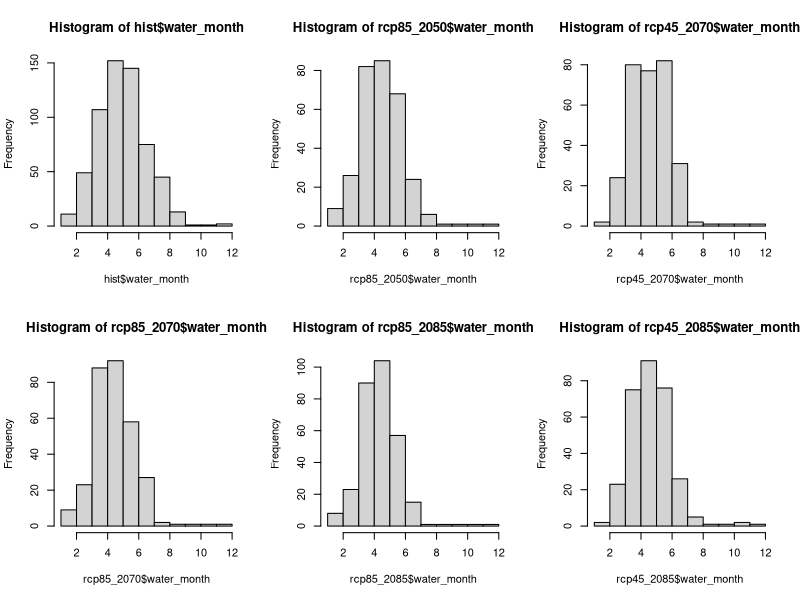
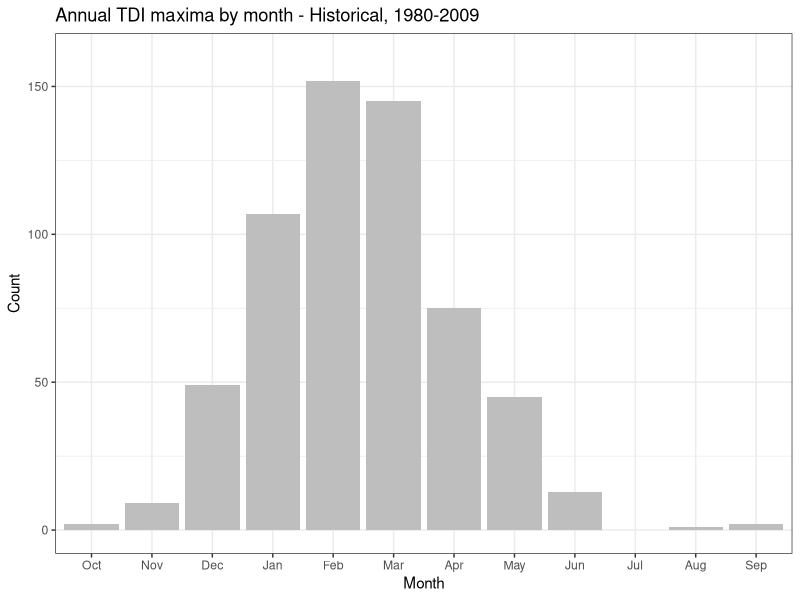

R code for these plots, in order: (Note: this script raises an error after producing the figures.)
## ---- chunk 1
knitr::opts_chunk$set(echo = TRUE)
## ---- chunk 2

library(tidyverse)
library(ggpubr)
library(here)


# Add column for water year and water month (Oct = 1, Nov = 2 etc.)
# Add in missing month data where necessary

may <- c(0, NA, NA, NA, 5, 1)
jun <- c(0, NA, NA, NA, 6, 1)
jul <- c(0, NA, NA, NA, 7, 1)
aug <- c(0, NA, NA, NA, 8, 1)
sep <- c(0, NA, NA, NA, 9, 1)
oct <- c(0, NA, NA, NA, 10, 1)
nov <- c(0, NA, NA, NA, 11, 1)


hist <- read_csv(here("tdi/tdi_historical.csv")) %>%
  na.omit() %>%
  rbind(jul) %>% 
  mutate(water_year = ifelse(Month>9, Year+1, Year)) %>% 
  mutate(water_month = ifelse(Month<10, Month+3, ifelse(Month>9, Month-9, Month))) %>% 
  mutate(month_name = month.abb[Month])
  

rcp85_2050 <- read.csv(here("tdi/tdi_2050_RCP85.csv"),  na = c("", "NA")) %>%
  na.omit() %>% 
  rbind(jul) %>% 
  rbind(aug) %>% 
  rbind(sep) %>% 
  rbind(oct) %>% 
  mutate(water_year = ifelse(Month>9, Year+1, Year)) %>% 
  mutate(water_month = ifelse(Month<10, Month+3, ifelse(Month>9, Month-9, Month))) %>% 
  mutate(month_name = month.abb[Month])


rcp85_2085 <- read_csv(here("tdi/tdi_2085_RCP85.csv"), skip_empty_rows = TRUE) %>%
  na.omit() %>%
  rbind(may) %>% 
  rbind(jun) %>% 
  mutate(water_year = ifelse(Month>9, Year+1, Year)) %>% 
  mutate(water_month = ifelse(Month<10, Month+3, ifelse(Month>9, Month-9, Month))) %>% 
  mutate(month_name = month.abb[Month])


rcp45_2085 <- read_csv(here("tdi/tdi_2085_RCP45.csv"), skip_empty_rows = TRUE) %>%
  na.omit() %>% 
  rbind(jul) %>% 
  rbind(oct) %>% 
  rbind(nov) %>% 
  mutate(water_year = ifelse(Month>9, Year+1, Year)) %>% 
  mutate(water_month = ifelse(Month<10, Month+3, ifelse(Month>9, Month-9, Month))) %>% 
  mutate(month_name = month.abb[Month])


rcp45_2070 <- read_csv(here("tdi/tdi_2070_RCP45.csv"), skip_empty_rows = TRUE) %>%
  na.omit() %>% 
  rbind(jul) %>% 
  rbind(oct) %>% 
  mutate(water_year = ifelse(Month>9, Year+1, Year)) %>% 
  mutate(water_month = ifelse(Month<10, Month+3, ifelse(Month>9, Month-9, Month))) %>% 
  mutate(month_name = month.abb[Month])


rcp85_2070 <- read_csv(here("tdi/tdi_2070_RCP85.csv"), skip_empty_rows = TRUE) %>%
  na.omit() %>% 
  rbind(jul) %>% 
  rbind(aug) %>% 
  rbind(oct) %>% 
  mutate(water_year = ifelse(Month>9, Year+1, Year)) %>% 
  mutate(water_month = ifelse(Month<10, Month+3, ifelse(Month>9, Month-9, Month))) %>% 
  mutate(month_name = month.abb[Month])




## ---- chunk 3

par(mfrow = c(2, 3))

hist(hist$water_month)

hist(rcp85_2050$water_month)

hist(rcp45_2070$water_month)

hist(rcp85_2070$water_month)

hist(rcp85_2085$water_month)

hist(rcp45_2085$water_month)



# All scenarios appear to show the same trend; distributions are not normal


## ---- chunk 4

# Tally maxima for each month and create bar plot
# Add line of data for summer month(s) where none exist, when necessary



hist_plot <- hist %>%
  group_by(Month, water_month, month_name) %>% 
  tally() %>%
  mutate(n = ifelse(Month==7, 0, n)) %>% # set july data to 0 
  ggplot(aes(reorder(month_name, water_month), n)) + 
  geom_col(fill = "gray") +
  ylim(0, 160) +
  xlab("Month") +
  ylab("Count") +
  ggtitle("Annual TDI maxima by month - Historical, 1980-2009") +
  theme_bw() +
  ggsave(here("tdi/figures/historical.png"))

  
rcp45_2070_plot <- rcp45_2070 %>%
  group_by(Month, water_month, month_name) %>% 
  tally() %>% 
  mutate(n = ifelse(Month==7, 0, ifelse(Month==10, 0, n))) %>% # set july and october data to 0
  ggplot(aes(reorder(month_name, water_month), n)) + 
  geom_col(fill = "gray") +
  ylim(0, 110) +
  xlab("Month") +
  ylab("Count") +
  ggtitle("Annual TDI maxima by month - RCP 4.5, 2055-2084") +
  theme_bw() +
  ggsave(here("tdi/figures/rcp45_2070.png"))
  
rcp45_2085_plot <- rcp45_2085 %>%
  group_by(Month, water_month, month_name) %>% 
  tally() %>% 
  mutate(n = ifelse(Month==7, 0, ifelse(Month==10, 0, ifelse(Month==11, 0, n)))) %>% # set july, october and nov data to 0 
  ggplot(aes(reorder(month_name, water_month), n)) + 
  geom_col(fill = "gray") +
  ylim(0, 110) +
  xlab("Month") +
  ylab("Count") +
  ggtitle("Annual TDI maxima by month - RCP 4.5, 2070-2099") +
  theme_bw() +
  ggsave(here("tdi/figures/rcp45_2085.png"))

rcp85_2050_plot <- rcp85_2050 %>%
  group_by(Month, water_month, month_name) %>% 
  tally() %>% 
  mutate(n = ifelse(Month==7, 0, ifelse(Month==8, 0, ifelse(Month==9, 0, ifelse(Month==10, 0, n))))) %>% # set july, aug, sep and oct data to 0 
  ggplot(aes(reorder(month_name, water_month), n)) + 
  geom_col(fill = "gray") +
  ylim(0, 110) +
  xlab("Month") +
  ylab("Count") +
  ggtitle("Annual TDI maxima by month - RCP 8.5, 2035-2064") +
  theme_bw() +
  ggsave(here("tdi/figures/rcp85_2050.png"))
  

rcp85_2070_plot <- rcp85_2070 %>%
  group_by(Month, water_month, month_name) %>% 
  tally() %>% 
  mutate(n = ifelse(Month==7, 0, ifelse(Month==8, 0, ifelse(Month==10, 0, n)))) %>% # set july, aug and october data to 0 
  ggplot(aes(reorder(month_name, water_month), n)) + 
  geom_col(fill = "gray") +
  ylim(0, 110) +
  xlab("Month") +
  ylab("Count") +
  ggtitle("Annual TDI maxima by month - RCP 8.5, 2055-2084") +
  theme_bw() +
  ggsave(here("tdi/figures/rcp85_2070.png"))

rcp85_2085_plot <- rcp85_2085 %>%
  group_by(Month, water_month, month_name) %>% 
  tally() %>%   
  mutate(n = ifelse(Month==5, 0, ifelse(Month==6, 0, n))) %>% # set july and october data to 0 
  ggplot(aes(reorder(month_name, water_month), n)) + 
  geom_col(fill = "gray") +
  ylim(0, 110) +
  xlab("Month") +
  ylab("Count") +
  ggtitle("Annual TDI maxima by month - RCP 8.5, 2070-2099") +
  theme_bw() +
  ggsave(here("tdi/figures/rcp85_2085.png"))


combined_plot <- ggarrange(hist_plot, rcp45_2070_plot, rcp45_2085_plot, rcp85_2050_plot, rcp85_2070_plot, rcp85_2085_plot) +
  ggsave(here("tdi/figures/combined.png"))


## ---- chunk 5

# Comparison between likelihood of drawing a sample from other seasons? 

# Mean/median doesn't necessarily make sense because can you have a mean month? 

# Bootstrapping because the distribution is not normal; replicating the samples


# Historical

set.seed(222)
bstrap <- c()

for (i in 1:1000){  # Create 1000 bootstrap samples

bsample <- sample(hist$Month,10,replace=T) # calculate the bootstrap estimate
bestimate <- mean(bsample)
bstrap <- c(bstrap,bestimate)} #lower bound


quantile(bstrap,.025)
quantile(bstrap,.975)


# RCP 8.5: 2050

bstrap <- c()

for (i in 1:1000){  # Create 1000 bootstrap samples

bsample <- sample(rcp85_2050$Month,10,replace=T) #now calculate the bootstrap estimate
bestimate <- mean(bsample)
bstrap <- c(bstrap,bestimate)} #lower bound

summary(rcp85_2050$Month)
quantile(bstrap,.025)
quantile(bstrap,.975)



# RCP 4.5: 2070

bstrap <- c()

for (i in 1:1000){  # Create 1000 bootstrap samples

bsample <- sample(rcp45_2070$Month,10,replace=T) #now calculate the bootstrap estimate
bestimate <- mean(bsample)
bstrap <- c(bstrap,bestimate)} #lower bound

summary(rcp45_2070$Month)
quantile(bstrap,.025)
quantile(bstrap,.975)



# RCP 8.5: 2070

bstrap <- c()

for (i in 1:1000){  # Create 1000 bootstrap samples

bsample <- sample(rcp85_2070$Month,10,replace=T) #now calculate the bootstrap estimate
bestimate <- mean(bsample)
bstrap <- c(bstrap,bestimate)} #lower bound

summary(rcp85_2070$Month)
quantile(bstrap,.025)
quantile(bstrap,.975)



# RCP 8.5: 2085

bstrap <- c()

for (i in 1:1000){  # Create 1000 bootstrap samples

bsample <- sample(rcp85_2085$Month,10,replace=T) #now calculate the bootstrap estimate
bestimate <- mean(bsample)
bstrap <- c(bstrap,bestimate)}

summary(rcp85_2085$Month)
quantile(bstrap,.025)
quantile(bstrap,.975)



# RCP 4.5: 2085

bstrap <- c()

for (i in 1:1000){  # Create 1000 bootstrap samples

bsample <- sample(rcp45_2085$Month,10,replace=T) #now calculate the bootstrap estimate
bestimate <- mean(bsample)
bstrap <- c(bstrap,bestimate)}

summary(rcp45_2085$Month)
quantile(bstrap,.025)
quantile(bstrap,.975)





